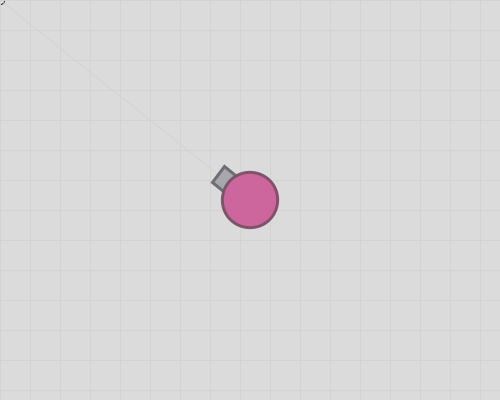
Frame 1 (no input)
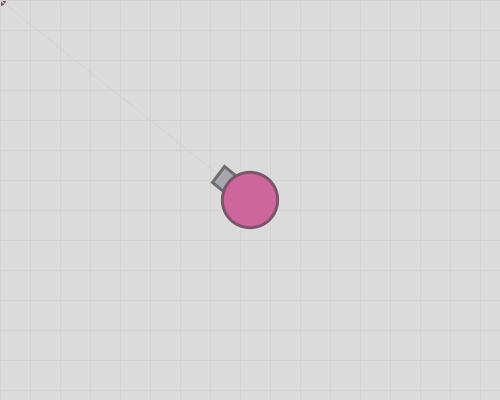
Frame 60 (the mouse pressed at the canvas centre just before this capture)
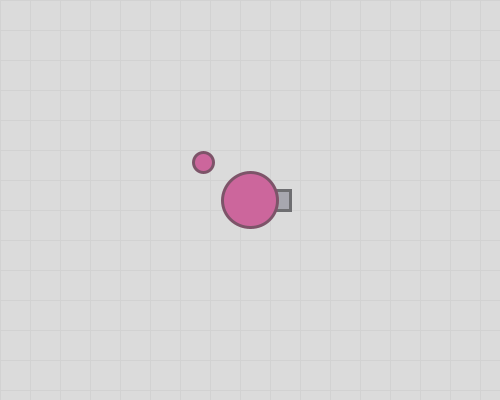
Frame 120 (the mouse held since frame 60 and released just before this capture)

The Processing sketch that drew these frames (run headless with seeded random() and noise(); from frame 60 on, the mouse is pressed at the canvas centre):

// Processing sketch: week07_8_arras08_array_many_bullets
// ── week07_8_arras08_array_many_bullets.pde
// week07_8_arras08_array_many_bullets
// 希望移動很順，因為 keyPressed 每秒次數不夠快，要在 void draw() 裡，移動它
// 會移動的背景，但是其他要正確運作
void setup(){
  size(500,400);
}
void keyPressed(){ //按下去會有速度，放開後速度要變成0
  if(keyCode==RIGHT) vx=1; //x+=1;
  if(keyCode==LEFT) vx=-1; //x-=1;
  if(keyCode==UP) vy=-1; //y-=1;
  if(keyCode==DOWN) vy=1; //y+=1;
}
void keyReleased(){
  if(keyCode==LEFT || keyCode==RIGHT) vx=0;
  if(keyCode==UP || keyCode==DOWN) vy=0;
}
float x = 250, y=200, vx=0, vy=0; //代表移動的速度
void draw(){
  //background(215,184,200); //紅底
  //stroke(211,180,196); //紅底的線
  x+=vx;
  y+=vy;
  background(219); //灰底
  translate(-x, -y); //讓全世界，都向反方向移動
  translate(width/2, height/2); //把 0,0 移畫面正中心
  float mx = mouseX+x-width/2, my = mouseY+y-height/2; //換算 mx, my 的座標 
  ellipse(mx, my, 8, 8);
  stroke(210); //灰底的線
  strokeWeight(1);
  for(int i=0; i<30; i++){
    line(0, i*30, 500, i*30);
    line(i*30, 0, i*30, 500);
  }
  float dx = mx-x, dy = my-y; //改用 mx, my
  float a = atan2(dy,dx); //atan2() 算出角度
  angle = a;
  line(x, y, mx, my); //改用 mx, my
  pushMatrix();
  myTank(x, y, a);
  popMatrix();
  for(int i=0; i<bulletN; i++){
    bulletX[i] += bulletVX[i];
    bulletY[i] += bulletVY[i];
    ellipse(bulletX[i], bulletY[i], 20, 20);
  }
}
float angle;
int bulletN = 0; //一開始有0個子彈，之後慢慢增加
float [] bulletX = new float[100]; //致命問題：只有100發子彈，超過會當機
float [] bulletY = new float[100];
float [] bulletVX = new float[100];
float [] bulletVY = new float[100];//子彈的 x,y 位置和速度
void mousePressed(){
  int i = bulletN;
  bulletX[i]=x;
  bulletY[i]=y;
  bulletVX[i]=cos(angle);
  bulletVY[i]=sin(angle);
  bulletN++;
}
void myTank(float x, float y, float a){
  translate(x, y); //大二下圖學課教的：移動
  rotate(a); //大二下圖學課教的：旋轉
  fill(167,167,175);
  stroke(110,110,113);
  strokeWeight(3);
  rect(20,-10,20,20);//砲管
  
  fill(204,102,156);
  stroke(125,84,105);
  strokeWeight(3);
  ellipse(0,0,55,55);//圓形的身體
}
